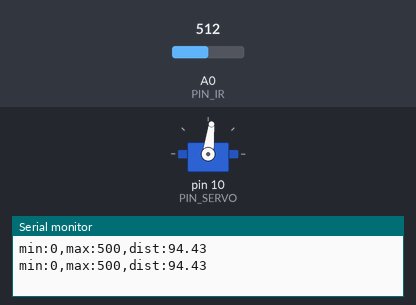
Recording of a sketch running on a simulated Arduino Uno, built with avr-gcc and run on an emulated ATmega328P. Parts: servo, the last lines printed to the serial monitor. The inputs (shaded band) are chosen by the test bench; at power-on: A0 (PIN_IR) = 512.

Above: at 2.8 s.
2.9 s: A0 (PIN_IR) set to 122
At 4.5 s:
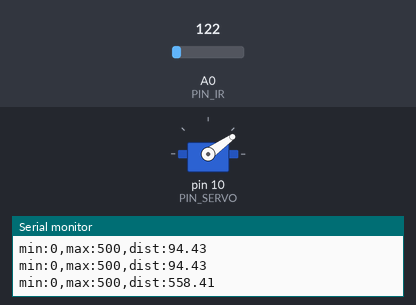
5.6 s: A0 (PIN_IR) set to 10
8.3 s: A0 (PIN_IR) set to 7
At 10.5 s:
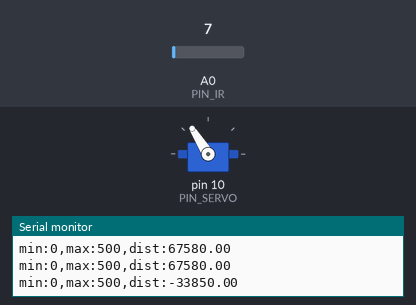
Timing chart, 0 to 20.3 s (numbered marks = the images above; inputs shaded):
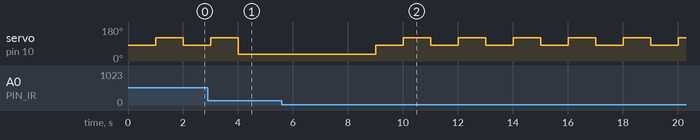

The sketch:

21_bbc_20165158.ino
```cpp
// Arduino pin assignment
#include <Servo.h>
#define PIN_SERVO 10
#define PIN_IR A0

Servo myservo;

void setup() {
  myservo.attach(PIN_SERVO);

// initialize serial port
  Serial.begin(9600);

}

float ir_distance(void){ // return value unit: mm
  float val;
  float volt = float(analogRead(PIN_IR));
  val = ((6762.0/(volt-9.0))-4.0) * 10.0;
  return val;
}

void loop() {
  float raw_dist = ir_distance();
  Serial.print("min:0,max:500,dist:");
  Serial.println(raw_dist);
//  myservo.writeMicroseconds(1400);  while(1){}
  if(raw_dist > 255){
    myservo.writeMicroseconds(900); //  upper the board
    delay(1000);
  }
  else{
    myservo.writeMicroseconds(1400); // flatten the board
    delay(1000);
    myservo.writeMicroseconds(1800); // lower the board
    delay(1000);
  }
}
```

Measured:
- the behaviour switches between 9 and 8 on A0 (PIN_IR) (found by bisection; images 1 and 2)
- after the input at 8.3 s, servo on pin 10 (PIN_SERVO): alternates 122° for 1.0 s and 83° for 1.0 s, starting after 0.71 s
